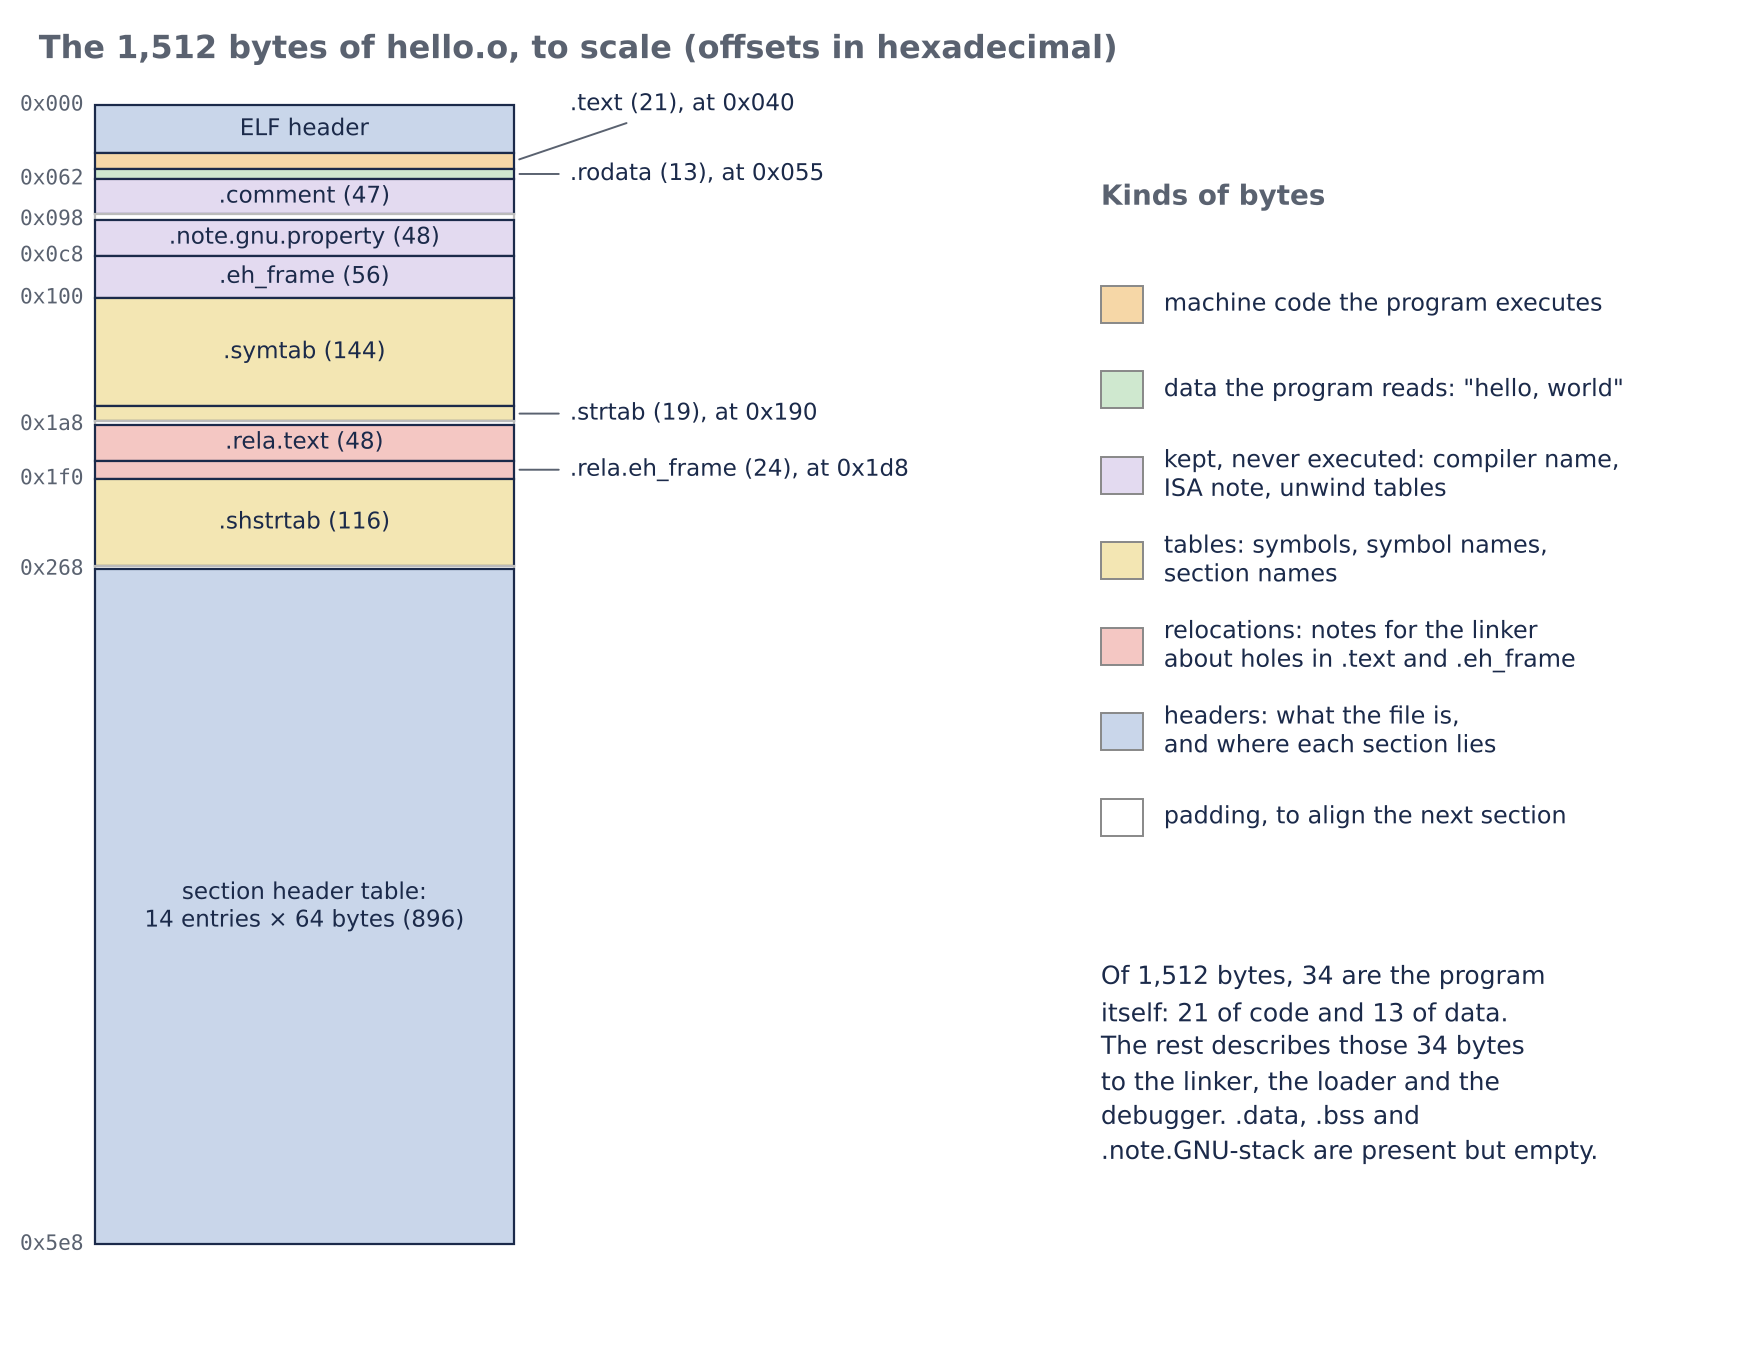

Here is the Python script that generated this plot:
# Figure 03.05-1: the 1,512 bytes of hello.o, to scale
import matplotlib
matplotlib.use("Agg")
import matplotlib.pyplot as plt
from matplotlib.patches import Rectangle
plt.rcParams["font.family"] = "DejaVu Sans"
INK="#1B2A4A"; GREY="#5A6270"
C_HDR="#C9D6EA"; C_CODE="#F6D7A7"; C_DATA="#CFE8CF"; C_META="#E3DAF0"; C_TAB="#F3E6B3"; C_REL="#F4C7C3"; C_PAD="#FFFFFF"
regions = [
 (0x000, 0x040, "ELF header", C_HDR),
 (0x040, 0x055, ".text (21)", C_CODE),
 (0x055, 0x062, ".rodata (13)", C_DATA),
 (0x062, 0x091, ".comment (47)", C_META),
 (0x091, 0x098, "", C_PAD),
 (0x098, 0x0c8, ".note.gnu.property (48)", C_META),
 (0x0c8, 0x100, ".eh_frame (56)", C_META),
 (0x100, 0x190, ".symtab (144)", C_TAB),
 (0x190, 0x1a3, ".strtab (19)", C_TAB),
 (0x1a3, 0x1a8, "", C_PAD),
 (0x1a8, 0x1d8, ".rela.text (48)", C_REL),
 (0x1d8, 0x1f0, ".rela.eh_frame (24)", C_REL),
 (0x1f0, 0x264, ".shstrtab (116)", C_TAB),
 (0x264, 0x268, "", C_PAD),
 (0x268, 0x5e8, "section header table: 14 entries × 64 bytes (896)", C_HDR),
]
fig, ax = plt.subplots(figsize=(11, 8.6), dpi=200)
total = 0x5e8; W = 30.0; X0 = 4
scale = 80.0 / total
ax.set_xlim(0, 122); ax.set_ylim(-3, 90); ax.axis("off")
ax.text(0, 89, "The 1,512 bytes of hello.o, to scale (offsets in hexadecimal)", fontsize=11.5, weight="bold", color=GREY, va="top")
ytop = 84
fan = {".text (21)": 4.0, ".rodata (13)": 0.0, ".strtab (19)": 0.0, ".rela.eh_frame (24)": 0.0}
for (a, b, name, col) in regions:
    h = (b - a) * scale
    y = ytop - (b * scale)
    ax.add_patch(Rectangle((X0, y), W, h, facecolor=col, edgecolor=INK if name else "#BBBBBB", lw=0.8))
    if not name:
        continue
    if h > 2.2:
        ax.text(X0 - 0.8, ytop - a * scale, f"0x{a:03x}", ha="right", va="center", fontsize=7.6, color=GREY, family="DejaVu Sans Mono")
        ax.text(X0 + W/2, y + h/2, name.replace(": 14 entries", ":\n14 entries"), ha="center", va="center", fontsize=8.3, color=INK)
    else:
        ty = y + h/2 + fan.get(name, 0.0)
        ax.annotate(f"{name}, at 0x{a:03x}", xy=(X0 + W, y + h/2), xytext=(X0 + W + 4, ty), fontsize=8.3, color=INK, va="center",
                    arrowprops=dict(arrowstyle="-", color=GREY, lw=0.7))
ax.text(X0 - 0.8, ytop - total * scale, "0x5e8", ha="right", va="center", fontsize=7.6, color=GREY, family="DejaVu Sans Mono")
# legend / notes
notes = [
 (C_CODE, "machine code the program executes"),
 (C_DATA, "data the program reads: \"hello, world\""),
 (C_META, "kept, never executed: compiler name,\nISA note, unwind tables"),
 (C_TAB, "tables: symbols, symbol names,\nsection names"),
 (C_REL, "relocations: notes for the linker\nabout holes in .text and .eh_frame"),
 (C_HDR, "headers: what the file is,\nand where each section lies"),
 (C_PAD, "padding, to align the next section"),
]
yy = 70
ax.text(76, 77, "Kinds of bytes", fontsize=10, weight="bold", color=GREY)
for col, txt in notes:
    ax.add_patch(Rectangle((76, yy - 1.3), 3, 2.6, facecolor=col, edgecolor="#888888", lw=0.7))
    ax.text(80.5, yy, txt, fontsize=8.6, color=INK, va="center")
    yy -= 6
ax.text(76, 24, "Of 1,512 bytes, 34 are the program\nitself: 21 of code and 13 of data.\nThe rest describes those 34 bytes\nto the linker, the loader and the\ndebugger. .data, .bss and\n.note.GNU-stack are present but empty.", fontsize=9, color=INK, va="top", linespacing=1.4)
fig.savefig("fig_layout.png", bbox_inches="tight", facecolor="white")
